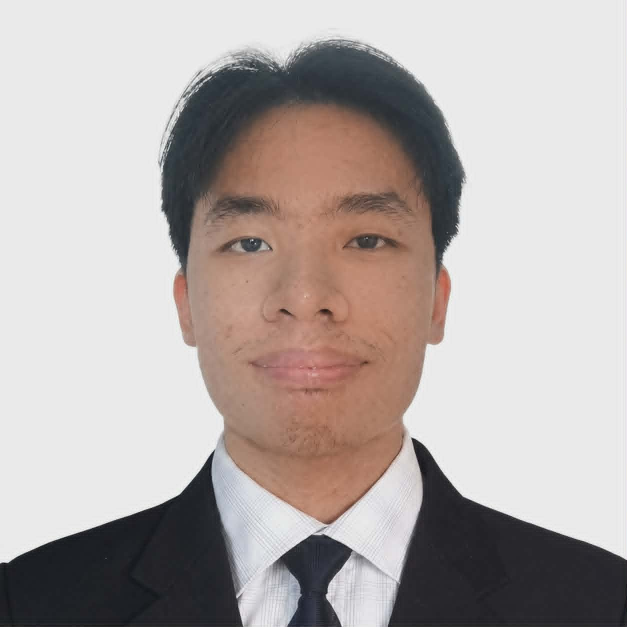
#> input picture resources/images/Joshua.jpg, 1254 x 1254 px (shown at 1/2 size)
$ python -i frequency.py   (imports and definitions only)
#> lines starting #> are read from the running program, lines starting #| are printed output that depends on the picture
#> further down, picture is the input picture: PIL image 1254x1254 RGB; mean R, G, B 180.2, 171.8, 169.3
"""Hand-crafted frequency / noise-residual features (works at any resolution, CPU-cheap).

Generative up-sampling leaves periodic energy in the spectrum and changes the statistics of the
high-pass residual. These features feed a tiny MLP head (see training/05_train_frequency.py) and act as
the third, *independent* opinion in the ensemble next to the CLIP and CNN members.
"""
from __future__ import annotations

import numpy as np
from PIL import Image

BINS = 32
N_FEATURES = BINS + 9 + 2  # radial spectrum + (std, skew, kurt) x RGB + 2 spectral summary stats
WIN = 256


def _crop(img: Image.Image) -> np.ndarray:
    w, h = img.size
#> w = 1254; h = 1254
    if min(w, h) < 64:  # too small for a meaningful spectrum
        s = 64 / min(w, h)
        img = img.resize((max(64, round(w * s)), max(64, round(h * s))), Image.BICUBIC)
        w, h = img.size
    side = min(WIN, w, h)
#> side = 256
    side -= side % 2
    x, y = (w - side) // 2, (h - side) // 2
#> x = 499; y = 499
    return np.asarray(img.crop((x, y, x + side, y + side)), dtype=np.float32)
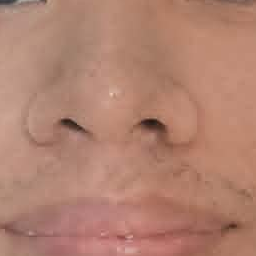
#> returned value: shape (256, 256, 3) float32; mean of channels 0, 1, 2 177.6, 129.7, 112.1; drawn as R, G, B


def _highpass(c: np.ndarray) -> np.ndarray:
    """4-neighbour Laplacian residual (suppresses image content, keeps pixel-level traces)."""
    p = np.pad(c, 1, mode="reflect")
    return 4 * p[1:-1, 1:-1] - p[:-2, 1:-1] - p[2:, 1:-1] - p[1:-1, :-2] - p[1:-1, 2:]


def _moments(r: np.ndarray) -> tuple[float, float, float]:
    sd = float(r.std()) + 1e-6
    z = (r - r.mean()) / sd
    return float(np.log(sd)), float((z ** 3).mean()), float((z ** 4).mean() - 3.0)


def features(img: Image.Image) -> np.ndarray:
    rgb = _crop(img.convert("RGB"))
    gray = rgb.mean(axis=2)
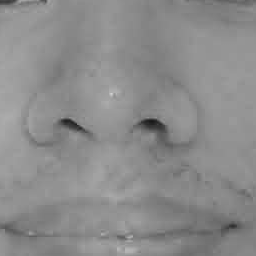
#> gray: shape (256, 256) float32; min 23.67, max 211, mean 139.8
    res = _highpass(gray)
#> in _highpass, `return 4 * p[1:-1, 1:-1] - p[:-2, 1:-1] - p[2:, 1:-1] - p[1:-1, :-2] -..`:
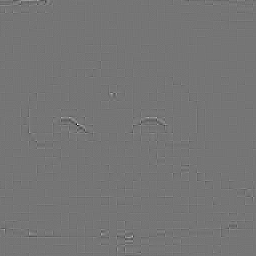
#> returned value: shape (256, 256) float32; min -143.3, max 167.7, mean 0; drawn with min black and max white
    n = res.shape[0]
#> n = 256
    win = np.outer(np.hanning(n), np.hanning(n)).astype(np.float32)
    spec = np.log1p(np.abs(np.fft.fftshift(np.fft.fft2(res * win))))
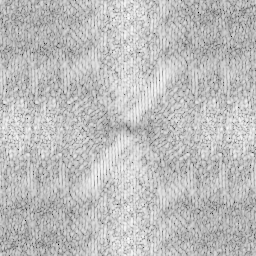
#> spec: shape (256, 256) float64; min 0.33, max 7.84, mean 5.92; drawn with min black and max white

    yy, xx = np.indices(spec.shape)
    rad = np.hypot(yy - n / 2, xx - n / 2) / (n / 2)             # 0 (DC) .. ~1 (Nyquist) .. 1.41 (corner)
    idx = np.minimum((rad * BINS).astype(int), BINS - 1)
    valid = rad <= 1.0
    radial = np.bincount(idx[valid], weights=spec[valid], minlength=BINS) / np.maximum(np.bincount(idx[valid], minlength=BINS), 1)
#> radial = 32 values, max 6.23 at index 10, min 4.87 at index 0, mean 6
    radial = (radial - radial.mean()) / (radial.std() + 1e-6)
#> radial = 32 values, max 0.982 at index 10, min -4.83 at index 0, mean -2.64e-15

    mom = [m for ch in range(3) for m in _moments(_highpass(rgb[..., ch]))]
#> in _highpass (call 2), `p = np.pad(c, 1, mode="reflect")`:
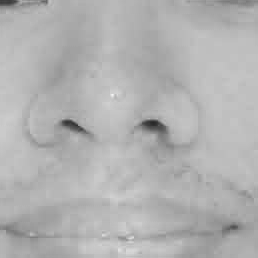
#> p: shape (258, 258) float32; min 39, max 246, mean 177.5
#> in _moments, `sd = float(r.std()) + 1e-6`: sd = 4.71
#> in _highpass (call 4), `p = np.pad(c, 1, mode="reflect")`:
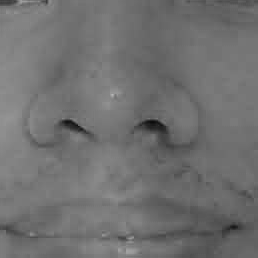
#> p: shape (258, 258) float32; min 11, max 184, mean 112.1
#> mom = [1.55, 0.196, 86.4, 1.53, 0.342, 79.95, 1.54, 0.383, 78.57]

    core = spec[(rad > 0.06) & (rad <= 1.0)]
    peak = float(core.max() - np.median(core))                      # strong isolated peaks = periodic up-sampling grid
#> peak = 1.76
    hf = float(spec[(rad > 0.75) & (rad <= 1.0)].mean() / (core.mean() + 1e-6))
#> hf = 0.987

    out = np.concatenate([radial, np.asarray(mom), [peak, hf]]).astype(np.float32)
#> out = 43 values, max 86.4 at index 34, min -4.83 at index 0, mean 5.89
    return np.nan_to_num(out, nan=0.0, posinf=0.0, neginf=0.0)

>>> from PIL import Image
>>> picture = Image.open('../../../resources/images/Joshua.jpg')
>>> result = features(picture)
#> result has the same summary as out in features
